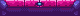

This is a level from a 2D game, rendered from its Tiled map with the project's own tilesets. A one-line summary and the complete map file follow:
An orthogonal 5x1 tile map with 16x16 px tiles, 1 tile layer (Tile Layer 1).

<map version="1.10" tiledversion="1.10.0" orientation="orthogonal" renderorder="right-down" width="5" height="1" tilewidth="16" tileheight="16" infinite="0" nextlayerid="2" nextobjectid="1">
 <tileset firstgid="1" name="tilesets" tilewidth="16" tileheight="16" tilecount="288" columns="24">
  <image source="tilesets.png" width="384" height="192" />
 </tileset>
 <layer id="1" name="Tile Layer 1" width="5" height="1">
  <data encoding="csv">
27,28,29,30,31
</data>
 </layer>
</map>
